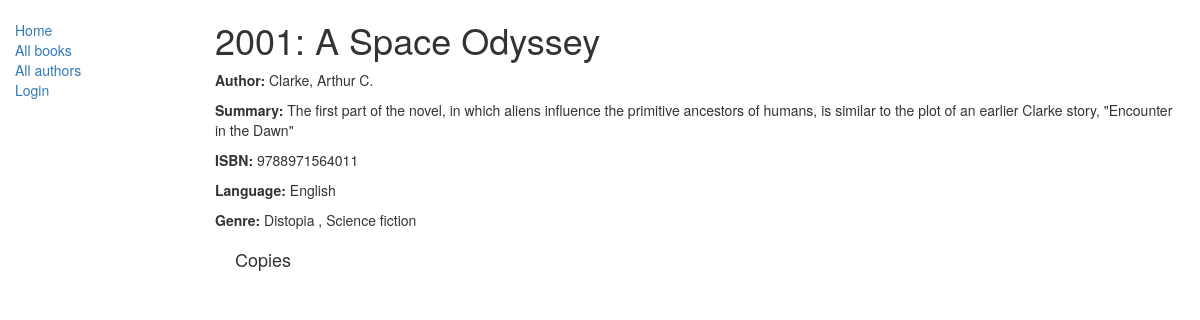
The app's page /catalog/book/1, older data.
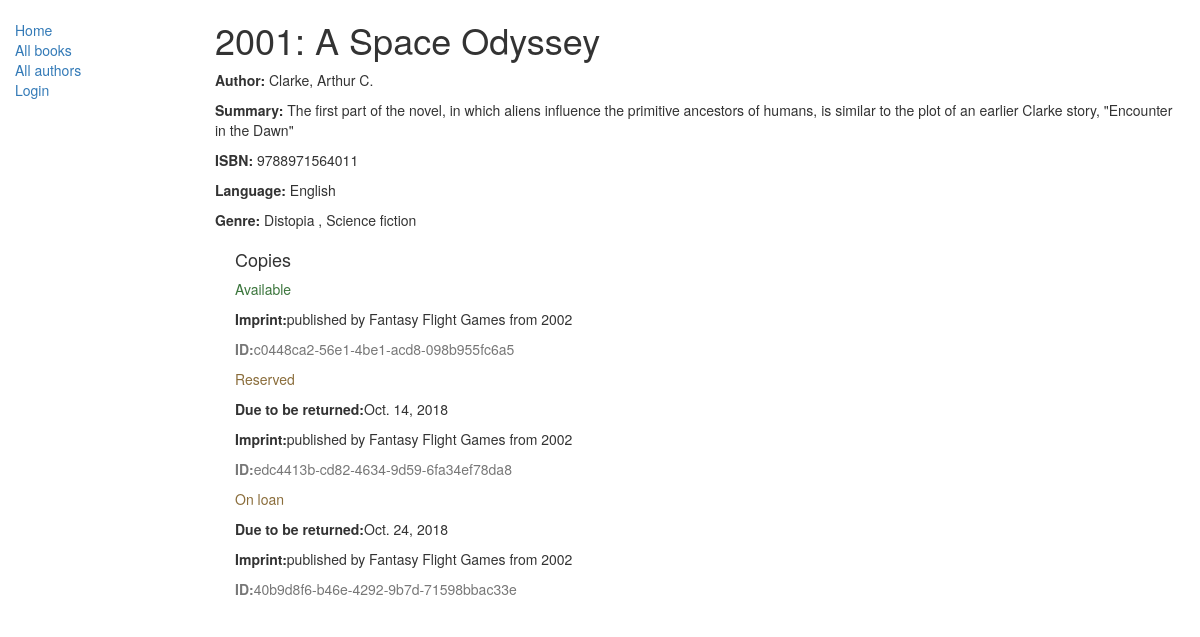
The same page, newer data.
### catalog/models.py (models this page shows, shortened)
class Book(models.Model):
    title = models.CharField(max_length=200)
    author = models.ForeignKey('Author', on_delete=models.SET_NULL, null=True)
    summary = models.TextField(max_length=1000, help_text="Enter a brief description of the book")
    isbn = models.CharField('ISBN', max_length=13, help_text='13 Character <a href="https://www.isbn-international.org/content/what-isbn">ISBN number</a>')
    genre = models.ManyToManyField(Genre, help_text="Select a genre for this book")
    language = models.ForeignKey('Language', on_delete=models.SET_NULL, null=True)
    def display_genre(self):
        ''' Display genre in Admin'''
        return ', '.join([genre.name for genre in self.genre.all()[:3]])
    display_genre.short_description = 'Genre'

class Author(models.Model):
    first_name = models.CharField(max_length=100)
    last_name = models.CharField(max_length=100)
    date_of_birth = models.DateField(null=True, blank=True)
    date_of_death = models.DateField('Died', null=True, blank=True)
    def __str__(self):
        return '%s, %s' % (self.last_name, self.first_name)

class Language(models.Model):
    name = models.CharField(max_length=200, help_text="Enter the book's natural language (e.g. English, French, Japanese etc.)")
    def __str__(self):
        return self.name

class Genre(models.Model):
    name = models.CharField(max_length=200, help_text="Enter a book genre (e.g. Science Fiction, French Poetry etc.)")
    def __str__(self):
        return self.name

class BookInstance(models.Model):
    id = models.UUIDField(primary_key=True, default=uuid.uuid4, help_text="Unique ID for this particular book across whole library")
    book = models.ForeignKey('Book', on_delete=models.SET_NULL, null=True)
    imprint = models.CharField(max_length=200)
    due_back = models.DateField(null=True, blank=True)
    LOAN_STATUS = (
        ('m', 'Maintenance'),
        ('o', 'On loan'),
        ('a', 'Available'),
        ('r', 'Reserved'),
    )
    status = models.CharField(max_length=1, choices=LOAN_STATUS, blank=True, default='d', help_text='Book availability')
    class Meta:
        ordering = ["due_back"]

### catalog/views.py (the view)
# urls.py: path('book/<int:pk>', views.BookDetailView.as_view(), name='book-detail'),
class BookDetailView(DetailView):
    model = Book

### templates/catalog/book_detail.html
{% extends "base_generic.html" %}
{% block content %}
    <h1>{{book.title}}</h1>
    <p><strong>Author: </strong>{{book.author}}</p>
    <p><strong>Summary: </strong>{{book.summary}}</p>
    <p><strong>ISBN: </strong>{{book.isbn}}</p>
    <p><strong>Language: </strong>{{book.language}}</p>
    <p><strong>Genre: </strong>
        {% for genre in book.genre.all %}
            {{genre}} {% if not forloop.last %}, {% endif %}
        {% endfor %}
    </p>
    <div class="bookinstance">
        <h4>Copies</h4>
        {% for copy in book.bookinstance_set.all %}
        <p class="{% if copy.status == 'a' %}text-success
                  {% elif copy.status == 'd' %}text-danger
                  {% else %}text-warning
                  {% endif %}">{{ copy.get_status_display }}</p>
            {% if copy.status != 'a' %}
                <p><strong>Due to be returned:</strong>{{copy.due_back}}</p>
            {% endif %}
            <p><strong>Imprint:</strong>{{copy.imprint}}</p>
            <p class="text-muted"><strong>ID:</strong>{{copy.id}}</p>
        {% endfor %}
    </div>
{% endblock %}

### templates/base_generic.html (shortened to what this page needs)
<!DOCTYPE html>
<html lang="en">
<head>
  <link rel="stylesheet" href="https://maxcdn.bootstrapcdn.com/bootstrap/3.3.7/css/bootstrap.min.css">
  {% load static %}
  <link rel="stylesheet" href="{% static 'css/styles.css' %}">
</head>
<body>
  <div class="container-fluid">
    <div class="row">
      <div class="col-sm-2">
      {% block sidebar %}
      <ul class="sidebar-nav">
          <li><a href="{% url 'index' %}">Home</a></li>
          <li><a href="{% url 'books' %}">All books</a></li>
          <li><a href="{% url 'authors' %}">All authors</a></li>
          {% if user.is_authenticated %}
            <li>User: {{ user.get_username }}</li>
            <li><a href="{% url 'logout'%}?next={{request.path}}">Logout</a></li>
          {% else %}
            <li><a href="{% url 'login'%}?next={{request.path}}">Login</a></li>
          {% endif %}
      </ul>
     {% endblock %}
    </div>
      <div class="col-sm-10 ">
        {% block content %}{% endblock %}
      </div>
    </div>
  </div>
</body>
</html>

### catalog/static/css/styles.css (style rules this page uses)
.sidebar-nav { margin-top: 20px; padding: 0; list-style: none; }
.bookinstance { margin-top: 20px; margin-left: 20px; }

Row changes from the older to the newer data that the page shows:
added BookInstance: status "Available", imprint "published by Fantasy Flight Games from 2002", id "c0448ca2-56e1-4be1-acd8-098b955fc6a5"
added BookInstance: status "Reserved", due_back "Oct. 14, 2018", imprint "published by Fantasy Flight Games from 2002", id "edc4413b-cd82-4634-9d59-6fa34ef78da8"
added BookInstance: status "On loan", due_back "Oct. 24, 2018", imprint "published by Fantasy Flight Games from 2002", id "40b9d8f6-b46e-4292-9b7d-71598bbac33e"
